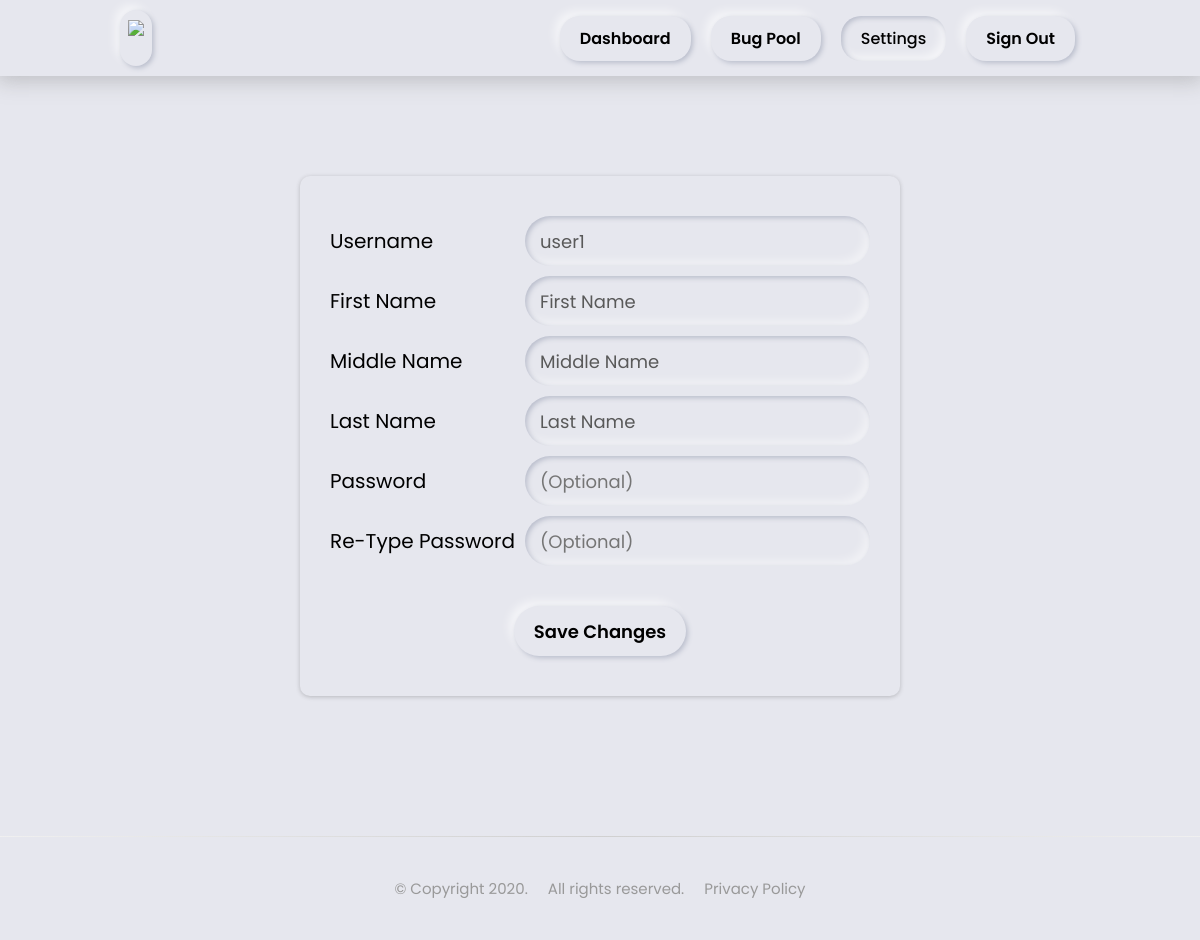
The app's page /settings.php (signed in) with its own data.
### tables this page shows
CREATE TABLE `users` (
  `id` int(11) NOT NULL,
  `username` varchar(64) NOT NULL,
  `password` varchar(64) NOT NULL,
  `privilege` int(11) NOT NULL,
  `firstname` varchar(64) NOT NULL,
  `middlename` varchar(64) NOT NULL,
  `lastname` varchar(64) NOT NULL,
  `repbug` int(11) NOT NULL,
  `resbug` int(11) NOT NULL,
  `rspdngbug` int(11) NOT NULL
);

### include/settingsPHP.php (called while the page is built, shortened)
<?php
    $result = mysqli_query($con, "SELECT username,firstname,middlename,lastname FROM users WHERE username='".$_SESSION['username']."'");
    $row = mysqli_fetch_assoc($result);
    $inp0 = $row['username'];
    $inp1 = $row['firstname'];
    $inp2 = $row['middlename'];
    $inp3 = $row['lastname'];
?>

### settings.php (the view, shortened to what this page needs)
<!DOCTYPE html>
<html>
    <head>
        <link rel="stylesheet" type="text/css" href="css/styles.css">
        <link rel="stylesheet" type="text/css" href="css/cred.css">
        <link rel="stylesheet" type="text/css" href="css/settings.css">
    </head>
<?php include('include/header.php'); ?>
<?php include('include/settingsPHP.php') ?>
        <div class="content">
            <div class="subcontent">
                    <form class="myform depthFX" action="" method="POST">
                        <div class="cardcontent">
                            <span>Username </span>
                            <div class="field">
                                <input type="text" placeholder="Username" value="<?php echo $inp0?>" readonly/>
                            </div>
                            <span>First Name </span>
                            <div class="field">
                                <input name="fname" type="text" placeholder="First Name" value="<?php echo $inp1?>" required/>
                            </div>
                            <span>Middle Name</span>
                            <div class="field">
                                <input name="mname" type="text" placeholder="Middle Name" value="<?php echo $inp2?>" required/>
                            </div>
                            <span>Last Name</span>
                            <div class="field">
                                <input name="lname" type="text" placeholder="Last Name" value="<?php echo $inp3?>" required/>
                            </div>
                            <span>Password</span>
                            <div class="field">
                                <input name="password" type="password" placeholder="(Optional)"/>
                            </div>
                            <span>Re-Type Password</span>
                            <div class="field">
                                <input name="rpassword" type="password" placeholder="(Optional)"/>
                            </div>
                        </div>
                        <button class="itemsHovFX">Save Changes</button>
                    </form>
            </div>
        </div>
<?php include('include/footer.php'); ?>

### css/styles.css (style rules this page uses)
* { margin:0; padding: 0; box-sizing: border-box; font-family: 'Poppins', sans-serif; background-color: #e6e7ee; word-break: break-word; }
.itemsHovFX { color: black; font-weight: 600; }
.depthFX { box-shadow: 0 1px 4px 0 #4b4b4b4c; }
.content { display: flex; flex-wrap: wrap; flex-direction: column; justify-content: center; padding: 0 5px; min-height: 90vh; }
.subcontent { padding: 30px 10px; display: flex; flex-wrap: wrap; flex-direction: row; justify-content: center; align-items: baseline; font-size: 20px; top: 50vh; }
.cardcontent { display: grid; grid-template-columns: auto auto; grid-row: auto; justify-items: center; align-items: center; grid-row-gap: 10px; grid-column-gap: 10px; }

### css/cred.css (style rules this page uses)
.myform { max-width: 330px; border-radius: 10px; padding: 40px 30px; box-shadow: 2px 2px 5px #babecc, -5px -5px 10px #ffffff99; }
.myform .field { height: 50px; width: 100%; display: flex; position: relative; }
.field { margin: 20px 0; margin-top: 0; }
.field input { height: 100%; width: 100%; padding: 0 15px; font-size: 18px; outline: none; border: none; color: #595959; border-radius: 25px; box-shadow: inset 2px 2px 5px #babecc, inset -5px -5px 10px #ffffff73; }
button { margin-top: 20px; padding: 0 5px; width: 100%; height: 50px; color: #000; font-size: 18px; font-weight: 600; border: none; outline: none; cursor: pointer; border-radius: 25px; box-shadow: 2px 2px 5px #babecc, -5px -5px 10px #ffffff99; }

### css/settings.css (style rules this page uses)
.cardcontent { justify-items: unset; grid-row-gap: 10px; grid-column-gap: 10px; }
.myform { max-width: 600px; display: flex; flex-wrap: wrap; flex-direction: column; align-items: center; box-shadow: 0 1px 4px 0 #4b4b4b4c; }
.field { margin: 0; }
button { padding: 0 20px; width: auto; }

### records on screen
users: username "user1", fname "First Name", mname "Middle Name", lname "Last Name"
